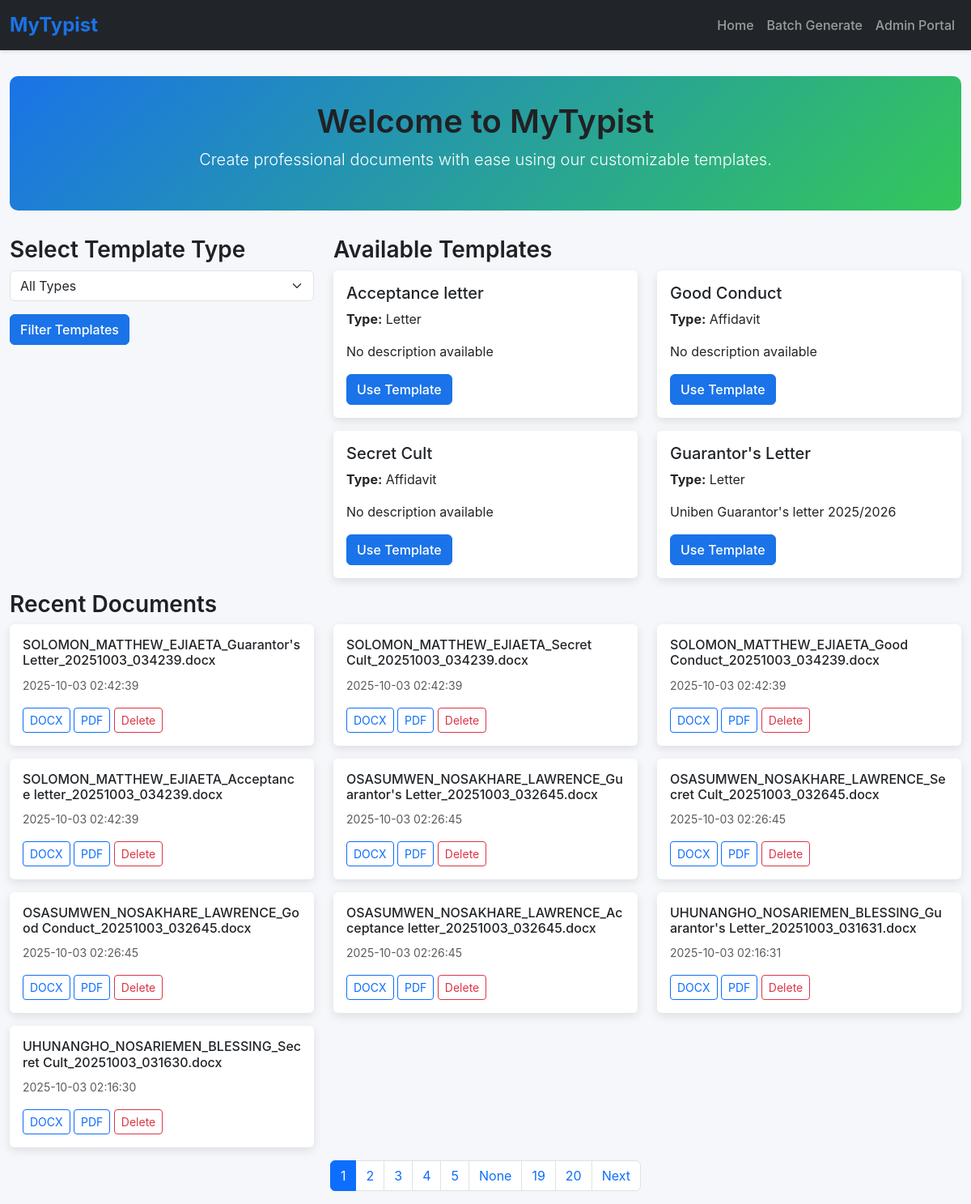
The page / on the database its author committed.
### app.py (models this page shows)
class Template(db.Model):
    __tablename__ = 'template'
    id = db.Column(db.Integer, primary_key=True)
    name = db.Column(db.String(100), nullable=False)
    type = db.Column(db.String(50), nullable=False)
    file_path = db.Column(db.String(200), nullable=False)
    description = db.Column(db.Text)
    font_family = db.Column(db.String(50), default='Times New Roman')
    font_size = db.Column(db.Integer, default=12)
    margin_top = db.Column(db.Float, default=1.0)
    margin_bottom = db.Column(db.Float, default=1.0)
    margin_left = db.Column(db.Float, default=1.0)
    margin_right = db.Column(db.Float, default=1.0)
    default_line_spacing = db.Column(db.Float, default=1.0)
    is_active = db.Column(db.Boolean, default=True)
    created_at = db.Column(db.DateTime, default=lambda: datetime.now(timezone.utc))
    updated_at = db.Column(db.DateTime, default=lambda: datetime.now(timezone.utc),
                          onupdate=lambda: datetime.now(timezone.utc))
    placeholders = db.relationship('Placeholder', back_populates='template',
                                   cascade="all, delete-orphan")
    created_documents = db.relationship('CreatedDocument', back_populates='template',
                                        cascade="all, delete-orphan")

class CreatedDocument(db.Model):
    __tablename__ = 'created_document'
    id = db.Column(db.Integer, primary_key=True)
    template_id = db.Column(db.Integer, db.ForeignKey('template.id'), nullable=False)
    user_name = db.Column(db.String(100), nullable=False)
    user_email = db.Column(db.String(100))
    file_path = db.Column(db.String(200), nullable=False)
    original_filename = db.Column(db.String(200))
    file_size = db.Column(db.Integer)
    created_at = db.Column(db.DateTime, default=lambda: datetime.now(timezone.utc))
    batch_id = db.Column(db.String(50), nullable=True)
    user_inputs = db.Column(db.Text)  # JSON storage of inputs
    template = db.relationship('Template', back_populates='created_documents')

### app.py (the view)
@app.route('/')
@cache.cached(timeout=30)  # Cache for 30 seconds to improve performance
def index():
    page = request.args.get('page', 1, type=int)
    type_filter = request.args.get('type', '')
    query = Template.query.filter_by(is_active=True)
    if type_filter:
        query = query.filter_by(type=type_filter)
    types = cache.get('template_types')
    if types is None:
        types = [t[0] for t in db.session.query(Template.type).distinct().all()]
        cache.set('template_types', types, timeout=300)  # Cache for 5 minutes
    templates = query.with_entities(Template.id, Template.name, Template.type, Template.description).all()
    recent_docs = CreatedDocument.query.order_by(CreatedDocument.created_at.desc()).paginate(
        page=page, per_page=10, error_out=False
    )
    return render_template('index.html', types=types, templates=templates,
                         recent_docs=recent_docs, page=page, total_pages=recent_docs.pages)

### templates/index.html (shortened to what this page needs)
{% extends 'base.html' %}
{% block content %}
<div class="hero text-center">
    <h1>Welcome to MyTypist</h1>
    <p class="lead">Create professional documents with ease using our customizable templates.</p>
</div>
<div class="row">
    <div class="col-md-4 mb-4">
        <h3>Select Template Type</h3>
        <form method="GET" action="{{ url_for('index') }}">
            <div class="mb-3">
                <select name="type" class="form-select">
                    <option value="">All Types</option>
                </select>
            </div>
            <button type="submit" class="btn btn-primary">Filter Templates</button>
        </form>
    </div>
    <div class="col-md-8">
        <h3>Available Templates</h3>
        {% if templates %}
        <div class="row">
            {% for template in templates %}
            <div class="col-md-6 mb-3">
                <div class="card">
                    <div class="card-body">
                        <h5 class="card-title">{{ template.name }}</h5>
                        <p class="card-text"><strong>Type:</strong> {{ template.type }}</p>
                        <p class="card-text">{{ template.description or 'No description available' }}</p>
                        <a href="{{ url_for('create', template_id=template.id) }}" class="btn btn-primary">Use Template</a>
                    </div>
                </div>
            </div>
            {% endfor %}
        </div>
        {% else %}
        <p>No templates available. Please contact the administrator.</p>
        {% endif %}
    </div>
</div>
<h3>Recent Documents</h3>
{% if recent_docs.items %}
<div class="row">
    {% for doc in recent_docs.items %}
    <div class="col-md-4 mb-3">
        <div class="card">
            <div class="card-body">
                <h6 class="card-title">{{ doc.original_filename }}</h6>
                <p class="card-text"><small class="text-muted">{{ doc.created_at.strftime('%Y-%m-%d %H:%M:%S') }}</small></p>
                <a href="{{ url_for('download', document_id=doc.id, format='docx') }}" class="btn btn-sm btn-outline-primary">DOCX</a>
                <a href="{{ url_for('download', document_id=doc.id, format='pdf') }}" class="btn btn-sm btn-outline-primary">PDF</a>
                <a href="{{ url_for('delete_document', document_id=doc.id) }}" class="btn btn-sm btn-outline-danger">Delete</a>
            </div>
        </div>
    </div>
    {% endfor %}
</div>
{% else %}
<p>No recent documents.</p>
{% endif %}
{% if recent_docs.has_prev or recent_docs.has_next %}
<nav aria-label="Page navigation">
    <ul class="pagination justify-content-center">
        {% for p in recent_docs.iter_pages() %}
        <li class="page-item {% if p == recent_docs.page %}active{% endif %}">
            <a class="page-link" href="{{ url_for('index', page=p) }}">{{ p }}</a>
        </li>
        {% endfor %}
        {% if recent_docs.has_next %}
        <li class="page-item"><a class="page-link" href="{{ url_for('index', page=recent_docs.next_num) }}">Next</a></li>
        {% endif %}
    </ul>
</nav>
{% endif %}
{% endblock %}

### templates/base.html (style rules this page uses)
body { font-family: 'Inter', -apple-system, BlinkMacSystemFont, 'Segoe UI', Roboto, sans-serif; background-color: #f5f7fa; }
.hero { background: linear-gradient(135deg, #1a73e8 0%, #34c759 100%); color: white; padding: 2rem; border-radius: 10px; margin-bottom: 2rem; }
.card { border: none; box-shadow: 0 4px 12px rgba(0, 0, 0, 0.1); transition: transform 0.2s; }
.btn-primary { background-color: #1a73e8; border-color: #1a73e8; font-weight: 500; }
h1, h2, h3 { font-weight: 600; color: #202124; }

### rows shown on the page
Template: name "Acceptance letter", type "Letter", description "No description available"
Template: name "Good Conduct", type "Affidavit", description "No description available"
Template: name "Secret Cult", type "Affidavit", description "No description available"
Template: name "Guarantor's Letter", type "Letter", description "Uniben Guarantor's letter 2025/2026"
CreatedDocument: original_filename "SOLOMON_MATTHEW_EJIAETA_Guarantor's Letter_20251003_034239.docx", created_at "2025-10-03 02:42:39"
CreatedDocument: original_filename "SOLOMON_MATTHEW_EJIAETA_Secret Cult_20251003_034239.docx", created_at "2025-10-03 02:42:39"
CreatedDocument: original_filename "SOLOMON_MATTHEW_EJIAETA_Good Conduct_20251003_034239.docx", created_at "2025-10-03 02:42:39"
CreatedDocument: original_filename "SOLOMON_MATTHEW_EJIAETA_Acceptance letter_20251003_034239.docx", created_at "2025-10-03 02:42:39"
CreatedDocument: original_filename "OSASUMWEN_NOSAKHARE_LAWRENCE_Guarantor's Letter_20251003_032645.docx", created_at "2025-10-03 02:26:45"
CreatedDocument: original_filename "OSASUMWEN_NOSAKHARE_LAWRENCE_Secret Cult_20251003_032645.docx", created_at "2025-10-03 02:26:45"
CreatedDocument: original_filename "OSASUMWEN_NOSAKHARE_LAWRENCE_Good Conduct_20251003_032645.docx", created_at "2025-10-03 02:26:45"
CreatedDocument: original_filename "OSASUMWEN_NOSAKHARE_LAWRENCE_Acceptance letter_20251003_032645.docx", created_at "2025-10-03 02:26:45"
CreatedDocument: original_filename "UHUNANGHO_NOSARIEMEN_BLESSING_Guarantor's Letter_20251003_031631.docx", created_at "2025-10-03 02:16:31"
CreatedDocument: original_filename "UHUNANGHO_NOSARIEMEN_BLESSING_Secret Cult_20251003_031630.docx", created_at "2025-10-03 02:16:30"

### other values the page prints
{{ p }} "1" "2" "3" "4" "5" "None" "19" "20"
